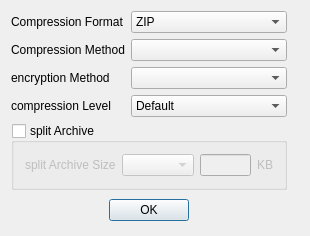
<?xml version="1.0" encoding="UTF-8"?>
<ui version="4.0">
 <class>UnArkWCX_OptsClass</class>
 <widget class="QDialog" name="UnArkWCX_OptsClass">
  <property name="geometry">
   <rect>
    <x>0</x>
    <y>0</y>
    <width>310</width>
    <height>236</height>
   </rect>
  </property>
  <property name="windowTitle">
   <string>UnArkWCX Configuration</string>
  </property>
  <layout class="QGridLayout" name="gridLayout">
   <item row="1" column="0">
    <widget class="QLabel" name="label_2">
     <property name="text">
      <string>Compression Method</string>
     </property>
    </widget>
   </item>
   <item row="1" column="1" colspan="2">
    <widget class="QComboBox" name="cbxCompressionMethod"/>
   </item>
   <item row="2" column="0">
    <widget class="QLabel" name="label_3">
     <property name="text">
      <string>encryption Method</string>
     </property>
    </widget>
   </item>
   <item row="0" column="0">
    <widget class="QLabel" name="label">
     <property name="text">
      <string>Compression Format</string>
     </property>
    </widget>
   </item>
   <item row="0" column="1" colspan="2">
    <widget class="QComboBox" name="cbxCompressionFormats">
     <item>
      <property name="text">
       <string>ZIP</string>
      </property>
     </item>
     <item>
      <property name="text">
       <string>TAR</string>
      </property>
     </item>
     <item>
      <property name="text">
       <string>TGZ</string>
      </property>
     </item>
     <item>
      <property name="text">
       <string>7Z</string>
      </property>
     </item>
     <item>
      <property name="text">
       <string>LZH</string>
      </property>
     </item>
     <item>
      <property name="text">
       <string>ISO</string>
      </property>
     </item>
    </widget>
   </item>
   <item row="0" column="3">
    <spacer name="horizontalSpacer">
     <property name="orientation">
      <enum>Qt::Horizontal</enum>
     </property>
     <property name="sizeHint" stdset="0">
      <size>
       <width>40</width>
       <height>20</height>
      </size>
     </property>
    </spacer>
   </item>
   <item row="2" column="1" colspan="2">
    <widget class="QComboBox" name="cbxEncryptionMethod"/>
   </item>
   <item row="3" column="1" colspan="2">
    <widget class="QComboBox" name="cbxCompressionLevel">
     <item>
      <property name="text">
       <string>Default</string>
      </property>
     </item>
     <item>
      <property name="text">
       <string>0</string>
      </property>
     </item>
     <item>
      <property name="text">
       <string>1</string>
      </property>
     </item>
     <item>
      <property name="text">
       <string>2</string>
      </property>
     </item>
     <item>
      <property name="text">
       <string>3</string>
      </property>
     </item>
     <item>
      <property name="text">
       <string>4</string>
      </property>
     </item>
     <item>
      <property name="text">
       <string>5</string>
      </property>
     </item>
     <item>
      <property name="text">
       <string>6</string>
      </property>
     </item>
     <item>
      <property name="text">
       <string>7</string>
      </property>
     </item>
     <item>
      <property name="text">
       <string>8</string>
      </property>
     </item>
     <item>
      <property name="text">
       <string>9</string>
      </property>
     </item>
    </widget>
   </item>
   <item row="3" column="0">
    <widget class="QLabel" name="label_4">
     <property name="text">
      <string>compression Level</string>
     </property>
    </widget>
   </item>
   <item row="5" column="0" colspan="3">
    <widget class="QWidget" name="widget" native="true">
     <layout class="QHBoxLayout" name="horizontalLayout">
      <property name="topMargin">
       <number>0</number>
      </property>
      <property name="bottomMargin">
       <number>0</number>
      </property>
      <item>
       <spacer name="horizontalSpacer_2">
        <property name="orientation">
         <enum>Qt::Horizontal</enum>
        </property>
        <property name="sizeHint" stdset="0">
         <size>
          <width>40</width>
          <height>20</height>
         </size>
        </property>
       </spacer>
      </item>
      <item>
       <widget class="QPushButton" name="okButton">
        <property name="text">
         <string>OK</string>
        </property>
       </widget>
      </item>
      <item>
       <spacer name="horizontalSpacer_3">
        <property name="orientation">
         <enum>Qt::Horizontal</enum>
        </property>
        <property name="sizeHint" stdset="0">
         <size>
          <width>40</width>
          <height>20</height>
         </size>
        </property>
       </spacer>
      </item>
     </layout>
    </widget>
   </item>
   <item row="4" column="0" colspan="3">
    <widget class="QGroupBox" name="grpSplitArchive">
     <property name="title">
      <string>split Archive</string>
     </property>
     <property name="checkable">
      <bool>true</bool>
     </property>
     <property name="checked">
      <bool>false</bool>
     </property>
     <layout class="QHBoxLayout" name="horizontalLayout_2">
      <item>
       <widget class="QLabel" name="label_5">
        <property name="text">
         <string>split Archive Size</string>
        </property>
       </widget>
      </item>
      <item>
       <widget class="QComboBox" name="cbxSplitArchiveSize"/>
      </item>
      <item>
       <widget class="QLineEdit" name="edtSplitArchiveSize"/>
      </item>
      <item>
       <widget class="QLabel" name="label_6">
        <property name="text">
         <string>KB</string>
        </property>
       </widget>
      </item>
     </layout>
    </widget>
   </item>
  </layout>
 </widget>
 <layoutdefault spacing="6" margin="11"/>
 <resources>
  <include location="unarkwcx_opts.qrc"/>
 </resources>
 <connections/>
 <designerdata>
  <property name="gridDeltaX">
   <number>10</number>
  </property>
  <property name="gridDeltaY">
   <number>10</number>
  </property>
  <property name="gridSnapX">
   <bool>true</bool>
  </property>
  <property name="gridSnapY">
   <bool>true</bool>
  </property>
  <property name="gridVisible">
   <bool>true</bool>
  </property>
 </designerdata>
</ui>
